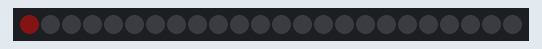
Recording of a sketch running on a simulated Arduino Uno, built with avr-gcc and run on an emulated ATmega328P. Parts: 24 RGB LEDs in strip order, left to right. Dim RGB values are drawn brighter than linear; random numbers use the default seed unless the sketch sets one.

Above: at 0.05 s.
At 5.0 s:
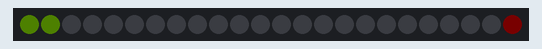
At 9.96 s:
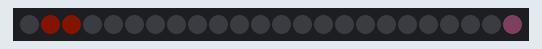
At 19.97 s:
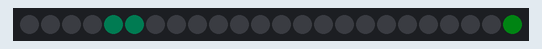
At 29.88 s:
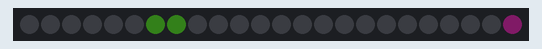
At 39.9 s:
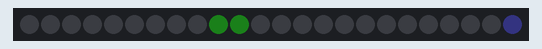

The sketch:

AdaFruit_Random_color.ino
```cpp
//Superhero Power Plant
//fades all pixels subtly
//code by Tony Sherwood for Adafruit Industries

#include <Adafruit_NeoPixel.h>

#define PIN 2

// Parameter 1 = number of pixels in strip
// Parameter 2 = pin number (most are valid)
// Parameter 3 = pixel type flags, add together as needed:
//   NEO_KHZ800  800 KHz bitstream (most NeoPixel products w/WS2812 LEDs)
//   NEO_KHZ400  400 KHz (classic 'v1' (not v2) FLORA pixels, WS2811 drivers)
//   NEO_GRB     Pixels are wired for GRB bitstream (most NeoPixel products)
//   NEO_RGB     Pixels are wired for RGB bitstream (v1 FLORA pixels, not v2)
Adafruit_NeoPixel strip = Adafruit_NeoPixel(24, PIN, NEO_GRB + NEO_KHZ800);

int alpha; // Current value of the pixels
int dir = 1; // Direction of the pixels... 1 = getting brighter, 0 = getting dimmer
int flip; // Randomly flip the direction every once in a while
int minAlpha = 25; // Min value of brightness
int maxAlpha = 100; // Max value of brightness
int alphaDelta = 5; // Delta of brightness between times through the loop
int red;
int green;
int blue;
int rand_pixel;
int j;
void setup()
{
    strip.begin();
  strip.show(); // Initialize all pixels to 'off'
}

void loop()
{
red=random(8);
green=random(8);
blue=random(8);

  flip = random(255);
 /* if(flip > 20) {
   dir = 1 - dir;
 }
  // Some example procedures showing how to display to the pixels:
  if (dir == 1) {
    alpha += alphaDelta;
  }
  if (dir == 0) {
    alpha -= alphaDelta;
  }
  if (alpha < minAlpha) {
    alpha = minAlpha;
    dir = 1;
  }
  if (alpha > maxAlpha) {
    alpha = maxAlpha;
    dir = 0;*/

  // Change the line below to alter the color of the lights
  // The numbers represent the Red, Green, and Blue values
  // of the lights, as a value between 0(off) and 1(max brightness)
  //
  // EX:
  // colorWipe(strip.Color(alpha, 0, alpha/2)); // Pink
  //colorWipe(strip.Color(0, 0, alpha)); // Blue

  colorWipe(strip.Color(red, green, blue)); //Random color

}

// Fill the dots one after the other with a color
void colorWipe(uint32_t c)
{

  for(uint16_t i=0; i<strip.numPixels(); i++)
  {
      strip.setPixelColor(i, c);
      strip.show();
      delay(100);
      j=i-1;
      strip.setPixelColor(j,0);
  }}
```
